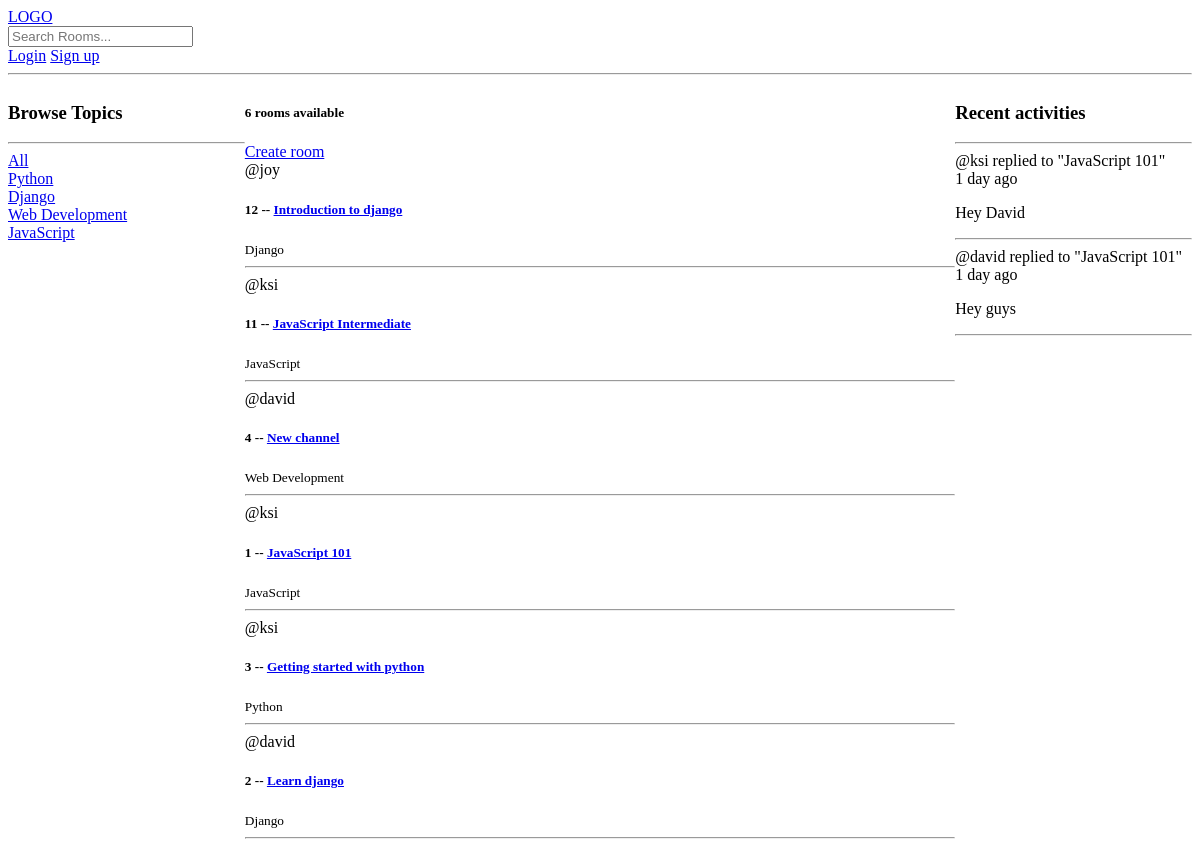
Before: / with the older database file.
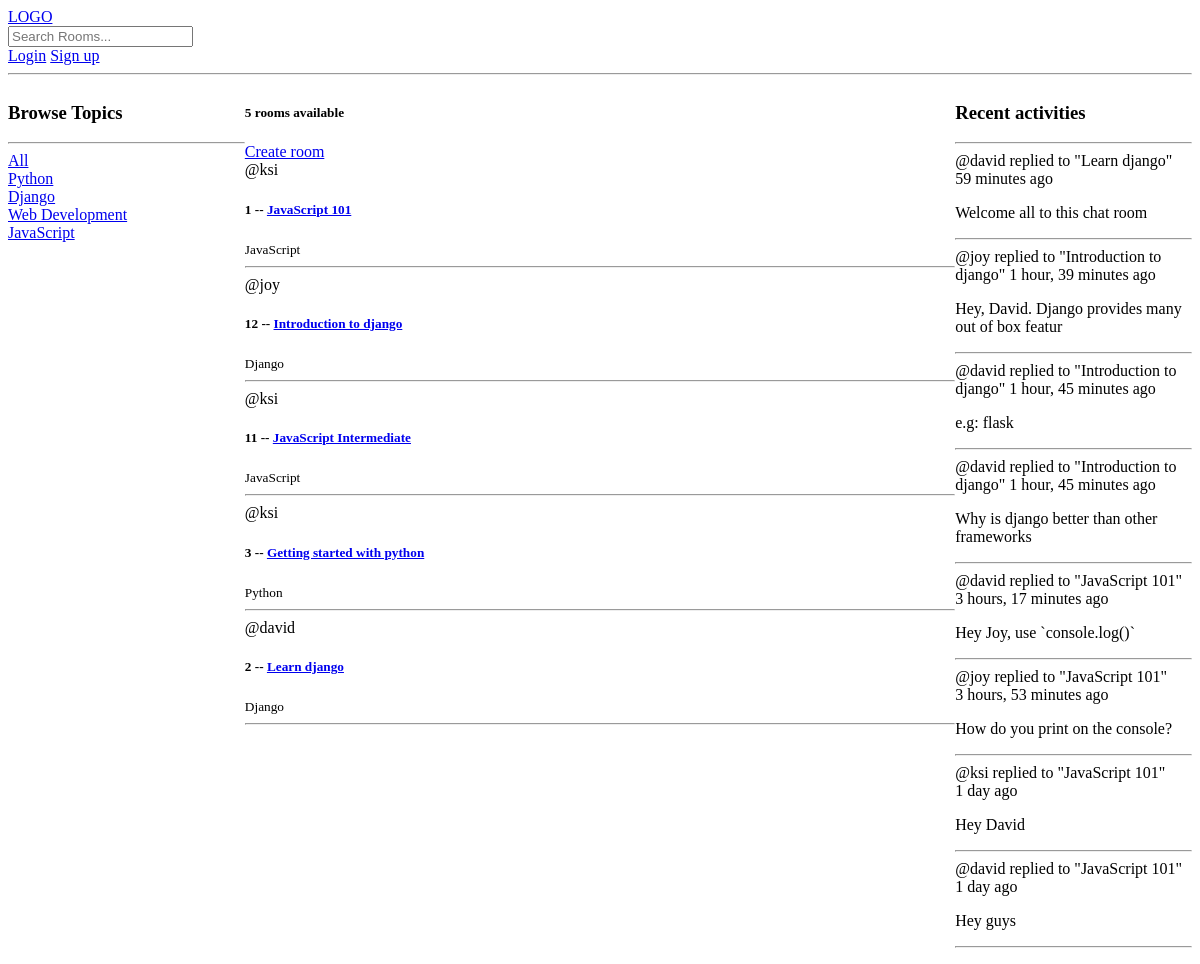
After: the same page with the newer database file.
### base/models.py (models this page shows)
class Topic(models.Model):
    name = models.CharField(max_length=200)
    def __str__(self):
        return self.name

class Room(models.Model):
    host = models.ForeignKey(User, on_delete=models.SET_NULL, null=True)
    topic = models.ForeignKey(Topic, on_delete=models.SET_NULL, null=True)
    name = models.CharField(max_length=200)
    participants = models.ManyToManyField(User, related_name='participants', blank=True)
    description = models.TextField(null=True, blank=True)
    updated = models.DateTimeField(auto_now=True)
    created = models.DateTimeField(auto_now_add=True)
    def __str__(self):
        return self.name
    class Meta:
        ordering = ['-updated', '-created']

class Message(models.Model):
    user = models.ForeignKey(User, on_delete=models.CASCADE)
    room = models.ForeignKey(Room, on_delete=models.CASCADE)
    body = models.TextField()
    updated = models.DateTimeField(auto_now=True)
    created = models.DateTimeField(auto_now_add=True)
    class Meta:
        ordering = ['-updated', '-created']
    def __str__(self):
        return self.body[0:50]

### base/views.py (the view)
# urls.py: path('', views.home, name="home"),
def home(request):
    q = request.GET.get('q') if request.GET.get('q') != None else ''
    topics = Topic.objects.all()
    rooms = Room.objects.filter(
        Q(topic__name__icontains=q) |
        Q(name__icontains=q) |
        Q(description__icontains=q)
        )
    room_count = rooms.count()
    room_messages = Message.objects.all()
    context = {'rooms': rooms, 'topics': topics, 'room_count': room_count, 'room_messages': room_messages}
    return render(request, 'base/home.html', context)

### base/templates/base/home.html (shortened to what this page needs)
{% extends 'main.html' %}
{% block content %}
<div>
    <div class="home-container">
        <div>
            <h3>Browse Topics</h3>
            <hr>
            <div>
                <a href="{% url 'home' %}">All</a>
            </div>
            {% for topic in topics %}
            <div>
                <a href="{% url 'home' %}?q={{topic.name}}">{{topic.name}}</a>
            </div>
            {% endfor %}
        </div>
        <div>
            <h5>{{room_count}} rooms available</h5>
            <a href="{% url 'form' %}">Create room</a>
            {% for room in rooms%}
            <div>
                <span>@{{room.host.username}}</span>
                <h5>{{room.id}} -- <a href="{% url 'room' room.id %}">{{room.name}}</a></h5>
                <small>{{room.topic}}</small>
                <hr>
            </div>
            {% endfor %}
        </div>
        <div>
            <h3>Recent activities</h3>
            <hr>
            {% for message in room_messages %}
            <replied>@{{message.user}} replied to "{{message.room}}" {{message.created|timesince}} ago</small>
            <p>{{message}}</p>
            <hr>
            {% endfor %}
        </div>
    </div>
</div>
{% endblock content %}

### templates/main.html (shortened to what this page needs)
<!DOCTYPE html>
<html lang="en">
<head>
</head>
<body>
    {% include 'navbar.html' %}
    {% block content %}
    {% endblock %}
</body>
</html>

### templates/navbar.html
<a href="/">
    LOGO
</a>
<form method="GET" action="{% url 'home' %}">
    <input type="text" name="q" placeholder="Search Rooms...">
</form>
{% if request.user.is_authenticated %}
<p>Hello {{request.user}}</p>
<a href="{% url 'logout' %}">Logout</a>
{% else %}
<a href="{% url 'login' %}">Login</a>
<a href="{% url 'register' %}">Sign up</a>
{% endif %}
<hr>

### base/templates/base/home.html (style rules this page uses)
.home-container { display: grid; grid-template-columns: 1fr 3fr 1fr; }

Changed rows visible on the page:
removed Room: host.username "david", id "4", name "New channel", topic "Web Development"
changed Room "JavaScript 101": moves up the list
added Message: user "david", room "Learn django", created "59 minutes", body "Welcome all to this chat room"
added Message: user "joy", room "Introduction to django", created "1 hour, 39 minutes", body "Hey, David. Django provides many out of box featur"
added Message: user "david", room "Introduction to django", created "1 hour, 45 minutes", body "e.g: flask"
added Message: user "david", room "Introduction to django", created "1 hour, 45 minutes", body "Why is django better than other frameworks"
added Message: user "david", room "JavaScript 101", created "3 hours, 17 minutes", body "Hey Joy, use `console.log()`"
added Message: user "joy", room "JavaScript 101", created "3 hours, 53 minutes", body "How do you print on the console?"
Other visible differences:
{{ room_count }}: "6" → "5"
